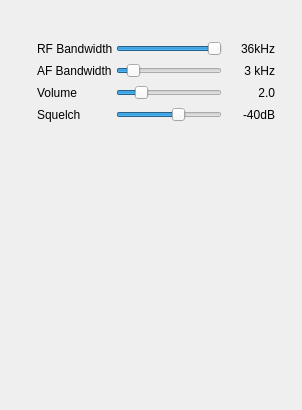
<?xml version="1.0" encoding="UTF-8"?>
<ui version="4.0">
 <class>NFMDemodGUI</class>
 <widget class="RollupWidget" name="NFMDemodGUI">
  <property name="geometry">
   <rect>
    <x>0</x>
    <y>0</y>
    <width>302</width>
    <height>410</height>
   </rect>
  </property>
  <property name="windowTitle">
   <string>NFM Demodulator</string>
  </property>
  <widget class="QWidget" name="settingsContainer" native="true">
   <property name="geometry">
    <rect>
     <x>35</x>
     <y>35</y>
     <width>242</width>
     <height>96</height>
    </rect>
   </property>
   <property name="windowTitle">
    <string>Settings</string>
   </property>
   <layout class="QGridLayout" name="gridLayout">
    <property name="margin">
     <number>2</number>
    </property>
    <property name="spacing">
     <number>3</number>
    </property>
    <item row="0" column="0">
     <widget class="QLabel" name="label">
      <property name="text">
       <string>RF Bandwidth</string>
      </property>
     </widget>
    </item>
    <item row="0" column="1">
     <widget class="QSlider" name="rfBW">
      <property name="maximum">
       <number>8</number>
      </property>
      <property name="pageStep">
       <number>1</number>
      </property>
      <property name="value">
       <number>8</number>
      </property>
      <property name="orientation">
       <enum>Qt::Horizontal</enum>
      </property>
     </widget>
    </item>
    <item row="0" column="2">
     <widget class="QLabel" name="rfBWText">
      <property name="minimumSize">
       <size>
        <width>50</width>
        <height>0</height>
       </size>
      </property>
      <property name="text">
       <string>36kHz</string>
      </property>
      <property name="alignment">
       <set>Qt::AlignRight|Qt::AlignTrailing|Qt::AlignVCenter</set>
      </property>
     </widget>
    </item>
    <item row="1" column="0">
     <widget class="QLabel" name="label_2">
      <property name="text">
       <string>AF Bandwidth</string>
      </property>
     </widget>
    </item>
    <item row="1" column="1">
     <widget class="QSlider" name="afBW">
      <property name="minimum">
       <number>1</number>
      </property>
      <property name="maximum">
       <number>20</number>
      </property>
      <property name="pageStep">
       <number>1</number>
      </property>
      <property name="value">
       <number>3</number>
      </property>
      <property name="orientation">
       <enum>Qt::Horizontal</enum>
      </property>
     </widget>
    </item>
    <item row="1" column="2">
     <widget class="QLabel" name="afBWText">
      <property name="minimumSize">
       <size>
        <width>50</width>
        <height>0</height>
       </size>
      </property>
      <property name="text">
       <string>3 kHz</string>
      </property>
      <property name="alignment">
       <set>Qt::AlignRight|Qt::AlignTrailing|Qt::AlignVCenter</set>
      </property>
     </widget>
    </item>
    <item row="2" column="0">
     <widget class="QLabel" name="label_3">
      <property name="text">
       <string>Volume</string>
      </property>
     </widget>
    </item>
    <item row="2" column="1">
     <widget class="QSlider" name="volume">
      <property name="maximum">
       <number>100</number>
      </property>
      <property name="value">
       <number>20</number>
      </property>
      <property name="orientation">
       <enum>Qt::Horizontal</enum>
      </property>
     </widget>
    </item>
    <item row="2" column="2">
     <widget class="QLabel" name="volumeText">
      <property name="minimumSize">
       <size>
        <width>50</width>
        <height>0</height>
       </size>
      </property>
      <property name="text">
       <string>2.0</string>
      </property>
      <property name="alignment">
       <set>Qt::AlignRight|Qt::AlignTrailing|Qt::AlignVCenter</set>
      </property>
     </widget>
    </item>
    <item row="3" column="0">
     <widget class="QLabel" name="label_4">
      <property name="text">
       <string>Squelch</string>
      </property>
     </widget>
    </item>
    <item row="3" column="1">
     <widget class="QSlider" name="squelch">
      <property name="minimum">
       <number>-100</number>
      </property>
      <property name="maximum">
       <number>0</number>
      </property>
      <property name="value">
       <number>-40</number>
      </property>
      <property name="orientation">
       <enum>Qt::Horizontal</enum>
      </property>
     </widget>
    </item>
    <item row="3" column="2">
     <widget class="QLabel" name="squelchText">
      <property name="minimumSize">
       <size>
        <width>50</width>
        <height>0</height>
       </size>
      </property>
      <property name="text">
       <string>-40dB</string>
      </property>
      <property name="alignment">
       <set>Qt::AlignRight|Qt::AlignTrailing|Qt::AlignVCenter</set>
      </property>
     </widget>
    </item>
   </layout>
  </widget>
  <widget class="QWidget" name="spectrumContainer" native="true">
   <property name="geometry">
    <rect>
     <x>40</x>
     <y>140</y>
     <width>218</width>
     <height>184</height>
    </rect>
   </property>
   <property name="windowTitle">
    <string>Channel Spectrum</string>
   </property>
   <layout class="QVBoxLayout" name="verticalLayout">
    <property name="spacing">
     <number>2</number>
    </property>
    <property name="margin">
     <number>3</number>
    </property>
    <item>
     <widget class="GLSpectrum" name="glSpectrum" native="true">
      <property name="minimumSize">
       <size>
        <width>200</width>
        <height>150</height>
       </size>
      </property>
     </widget>
    </item>
    <item>
     <widget class="GLSpectrumGUI" name="spectrumGUI" native="true"/>
    </item>
   </layout>
  </widget>
 </widget>
 <customwidgets>
  <customwidget>
   <class>GLSpectrum</class>
   <extends>QWidget</extends>
   <header>gui/glspectrum.h</header>
   <container>1</container>
  </customwidget>
  <customwidget>
   <class>GLSpectrumGUI</class>
   <extends>QWidget</extends>
   <header>gui/glspectrumgui.h</header>
   <container>1</container>
  </customwidget>
  <customwidget>
   <class>RollupWidget</class>
   <extends>QWidget</extends>
   <header>gui/rollupwidget.h</header>
   <container>1</container>
  </customwidget>
 </customwidgets>
 <resources/>
 <connections/>
</ui>
